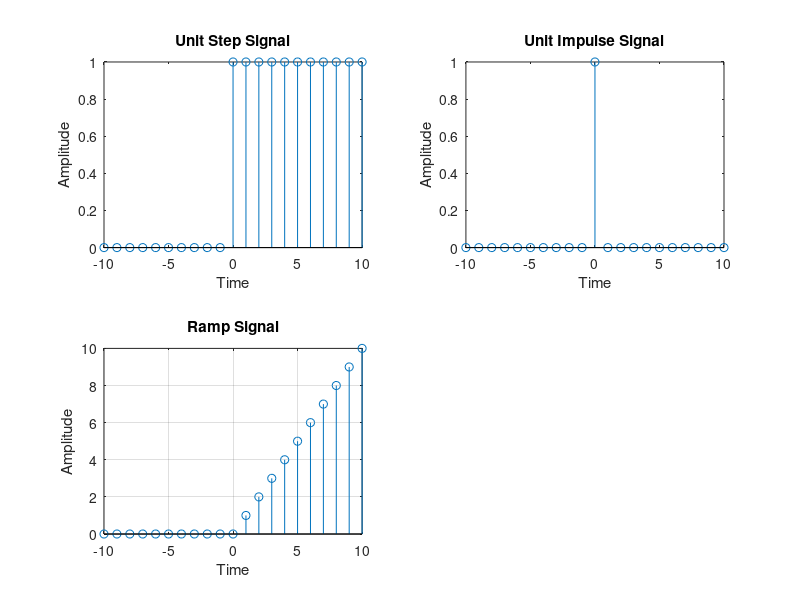

Source code (MATLAB):
%Prithviraj_2254901101
clc;clear all;close all;
n=-10:1:10;
no=0;
u=(n-no>=0);
subplot(2,2,1);
stem(n,u);
xlabel('Time');
ylabel('Amplitude');
title('Unit Step Signal');
u=(n-no==0);
subplot(2,2,2);
stem(n,u);
xlabel('Time');
ylabel('Amplitude');
title('Unit Impulse Signal');
u=n.*(n-no>=0);
subplot(2,2,3);
stem(n,u);
xlabel('Time');
ylabel('Amplitude');
title('Ramp Signal');
grid on;